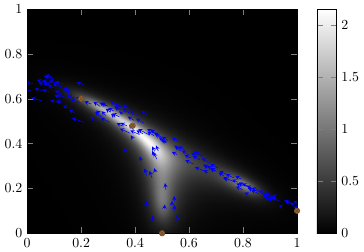

Write the Julia code that produced this figure.
using CSV, DataFrames
using MomentOpt, MosekTools
using DynamicPolynomials
using LinearAlgebra
using PGFPlots

D = CSV.read("vehicle_tracks_000.csv", DataFrame) |>
    (d -> d[:,["frame_id","x","y","vx","vy"]]) |>
    (d -> d .- [0 1000 1000 0 0]) |>
    (d -> d ./ [1 20 20 20 20]) |>
    (d -> filter(e -> 0 <= e["x"] <= 1, d)) |>
    (d -> filter(e -> 0 <= e["y"] <= 1, d))

@polyvar x[1:4]
d = 3
ϕ = monomials(x[1:2],0:2d)
ρ0 = DiracMeasure(x,[0.5,0.0,0.0,0.0]) + DiracMeasure(x,[1.0,0.1,0.0,0.0])
ρT = DiracMeasure(x,[0.2,0.6,0.0,0.0]) + DiracMeasure(x,[0.6,0.4,0.0,0.0])
M = sum(DiracMeasure(x,collect(s[2:end])) for s in eachrow(D)) * (1/size(D,1))
Λ = let v = monomials(x,0:d)
    Σ = integrate.(v*v',M)
    v'*inv(Σ+1e-4I)*v
end

frames = unique(D[:,"frame_id"])
M2 = [let Df = filter(e -> e["frame_id"] == f, D); 
    sum(DiracMeasure(x,collect(s[2:end])) for s in eachrow(Df)) 
end for f in frames]
Σ = stack(integrate.(ϕ,m) for m in M2)
F = svd(Σ)
N = 25

m = GMPModel(Mosek.Optimizer)
@variable m ρ Meas(x,support=@set(x'x<=10))
@objective m Min Mom(Λ,ρ)
@constraint m F.U[:,1:N]'*Mom.(differentiate(ϕ,x[1:2])*x[3:4],ρ) .== F.U[:,1:N]'*(integrate.(ϕ,ρT) - integrate.(ϕ,ρ0))
@constraint m F.U[:,N+1:end]'*Mom.(ϕ,ρ) .== 0
optimize!(m)

q = let v = monomials(x[1:2],0:d)
    Σ = integrate.(v*v',ρ)
    v'*inv(Σ+1e-4I)*v
end
save("merge2.pdf", Axis([
    Plots.Image((x...)->1/q(x),(0,1),(0,1)),
    Plots.Quiver(
        D[1:10:end,"x"],D[1:10:end,"y"],
        D[1:10:end,"vx"]/10,D[1:10:end,"vy"]/10,
        style="-stealth,blue,no markers"),
],xmin=0,xmax=1,ymin=0,ymax=1))
